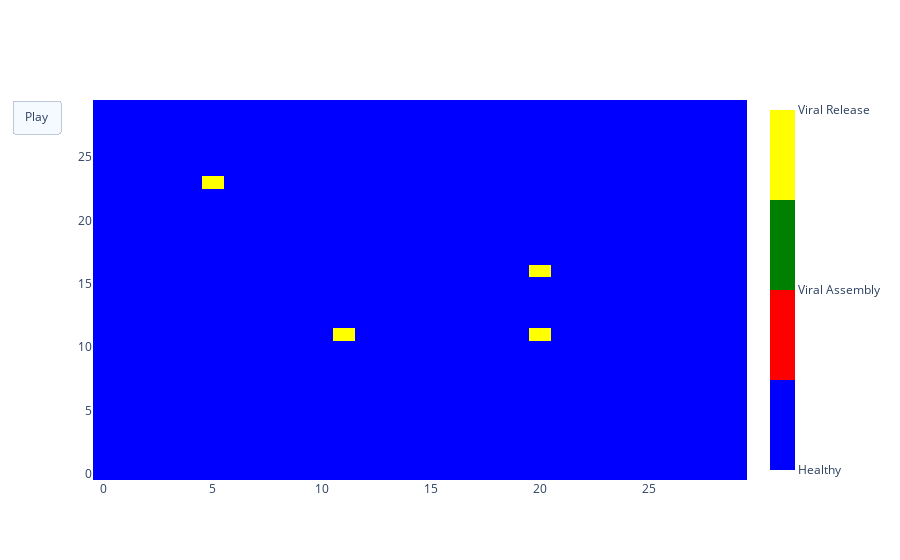

Notebook cell for this chart:
### Code cell
fig = go.Figure(data=go.Heatmap(z=tissue_frames_numeric[0], colorscale=legend_colors, colorbar=dict(tickvals=numbers, ticktext=names, thickness=25)),
               frames=[go.Frame(data=go.Heatmap(z=tissue_frames_numeric[i])) for i in range(len(tissue_frames_numeric))])
fig.update_layout(
    updatemenus=[
        dict(type="buttons", visible=True,
        buttons=[dict(label="Play", method="animate", args=[None])]
            )])
fig.show()

### Figure 1 — Plotly figure (JSON) as saved in the notebook; plotly's stock layout.template omitted (floating-point values rounded to 4 significant figures; data arrays with more than 128 entries replaced by an {"elided": "..."} marker saying what was removed)
{"data": [{"colorbar": {"thickness": 25, "ticktext": ["Healthy", "Viral Assembly", "Viral Release", "Dead"], "tickvals": [0, 0.25, 0.5, 0.75]}, "colorscale": [[0, "blue"], [0.25, "blue"], [0.25, "red"], [0.5, "red"], [0.5, "green"], [0.75, "green"], [0.75, "yellow"], [1, "yellow"]], "type": "heatmap", "z": {"elided": "30x30 float values"}}], "layout": {"updatemenus": [{"buttons": [{"args": [null], "label": "Play", "method": "animate"}], "type": "buttons", "visible": true}]}}
